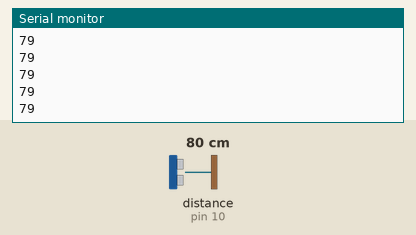
Bench run of a sketch on a simulated Arduino Uno, built with avr-gcc and run on an emulated ATmega328P. On the bench: the last lines printed to the serial monitor. Wiring (inferred from the names in the program): ultrasonic range finder: trigger pin 9; echo pin 10. The inputs (shaded band) are chosen by the test bench; at power-on: distance to the obstacle (sensor on pin 10) 80 cm. The echo pulse lasts 58.3 µs per cm.

Above: at 1.2 s.
1.3 s: distance to the obstacle (sensor on pin 10) set to 2 cm
At 1.8 s:
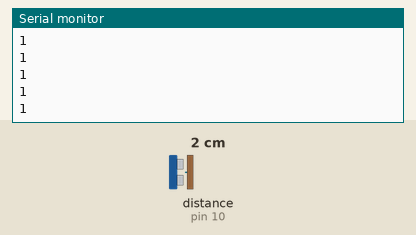
2.8 s: distance to the obstacle (sensor on pin 10) set to 4 cm
At 3.6 s:
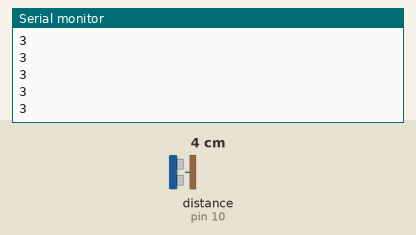
Timing chart, 0 to 5.8 s (numbered marks = the images above; inputs shaded):
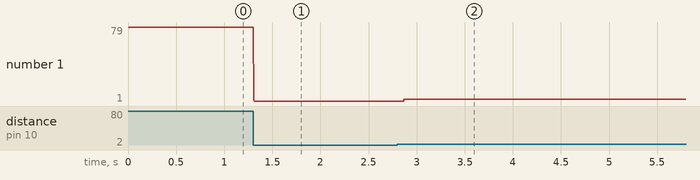

The sketch:

UltrasonicTest.ino
```cpp
#define TRIG_PIN 9
#define ECHO_PIN 10

int placement_gap = 0;

void setup() {
    Serial.begin(9600);

    pinMode(TRIG_PIN, OUTPUT);
    pinMode(ECHO_PIN, INPUT);
}

void loop() {
    readPlacementGap();

    Serial.println(placement_gap);
}

void readPlacementGap() {
    digitalWrite(TRIG_PIN, LOW);
    delayMicroseconds(2);

    digitalWrite(TRIG_PIN, HIGH);
    delayMicroseconds(10);
    digitalWrite(TRIG_PIN, LOW);

    int duration = pulseIn(ECHO_PIN, HIGH);

    placement_gap = duration * 0.034 / 2;
}
```

Measured:
- after the input at 1.3 s, the serial monitor: prints a new line at once (image 1)
- after the input at 2.8 s, the serial monitor: prints a new line after 0.07 s (image 2)
- plotted number 1: 79 → 1 after the input at 1.3 s, 1 → 3 after the input at 2.8 s
